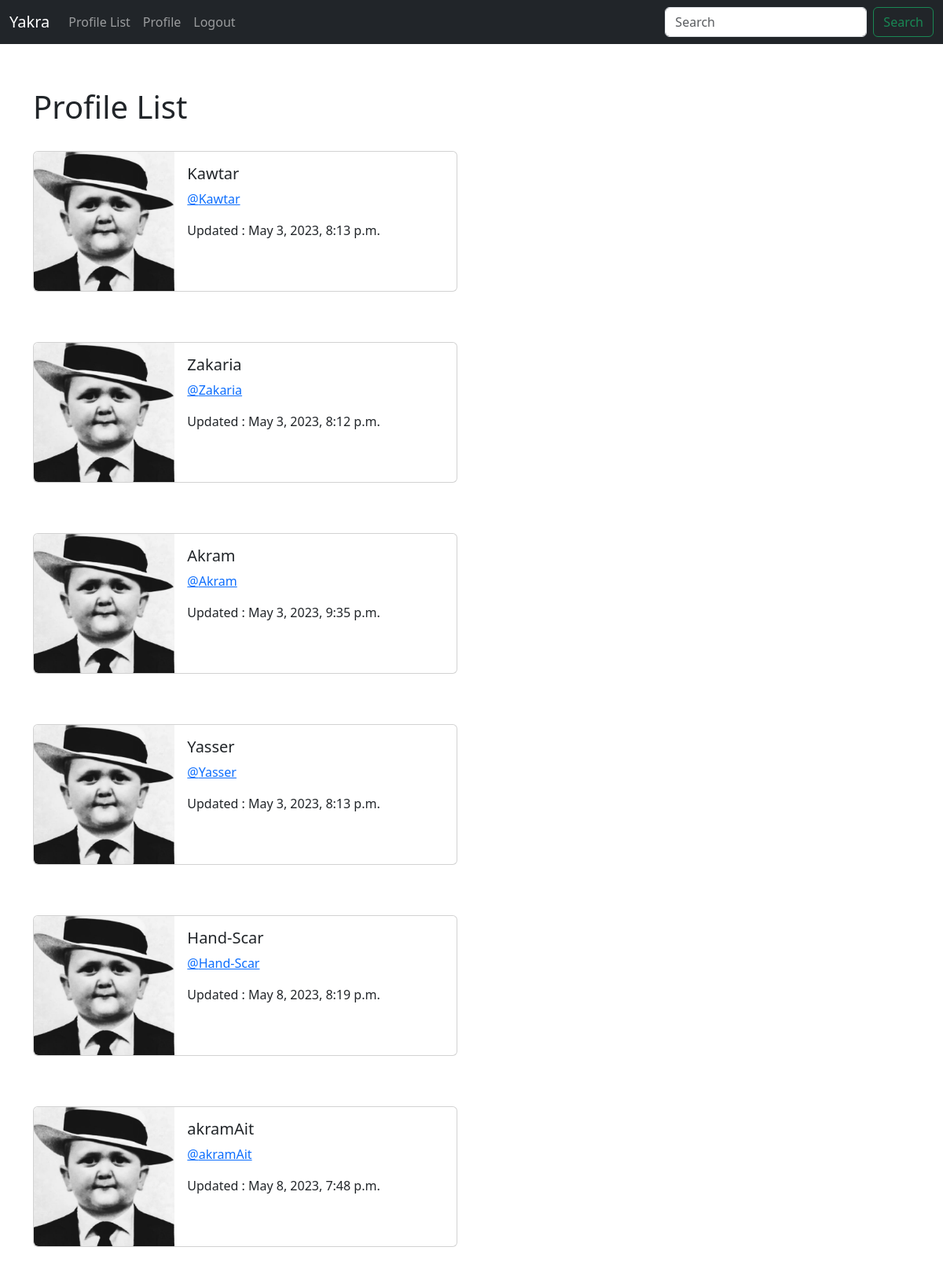
Screenshot of /profile_list/ (signed in) with the database file from the repository.
### Yakra/models.py (models this page shows, shortened)
class Profile(models.Model):
    user = models.OneToOneField(User,on_delete=models.CASCADE)
    follows = models.ManyToManyField("self",
         related_name="followed_by",
         symmetrical=False, #not neccessary to follow each other
         blank=True) #don't have to follow anyone
    date_modified = models.DateTimeField(User, auto_now=True) #give use the most stuff and date time field

### Yakra/views.py (the view)
# urls.py: path('profile_list/', views.profile_list,name='profile_list'),
def profile_list(request):
    if request.user.is_authenticated:
        profiles = Profile.objects.exclude(user=request.user)
        return render(request,'profile_list.html',{"profiles":profiles})
    else:
        messages.success(request,("You Must Be logged In to Enter this Page"))
        return redirect('home')

### Yakra/templates/profile_list.html
{%extends 'base.html'%}
{% load static%}
{%block content %}
<h1>Profile List</h1>
<br/>
{%if profiles %}
{%for profile in profiles %}
<div class="card mb-3" style="max-width: 540px;">
    <div class="row g-0">
      <div class="col-md-4">
        <img src="{%static 'images/hasbu1.jpg'%}" class="img-fluid rounded-start" alt="Porfile image">
      </div>
      <div class="col-md-8">
        <div class="card-body">
          <h5 class="card-title">{{profile.user.username}}</h5>
          <p class="card-text"> <a href="{%url 'profile' profile.user.id%}">@{{profile.user.username}}</a></p>Updated : {{ profile.date_modified }}</small></p>
        </div>
      </div>
    </div>
  </div>
  <br/><br/>
{%endfor%}
{% endif %}
{% endblock%}

### rows the page displays
Profile: user.username "Kawtar", date_modified "May 3, 2023, 8:13 p.m."
Profile: user.username "Zakaria", date_modified "May 3, 2023, 8:12 p.m."
Profile: user.username "Akram", date_modified "May 3, 2023, 9:35 p.m."
Profile: user.username "Yasser", date_modified "May 3, 2023, 8:13 p.m."
Profile: user.username "Hand-Scar", date_modified "May 8, 2023, 8:19 p.m."
Profile: user.username "akramAit", date_modified "May 8, 2023, 7:48 p.m."
